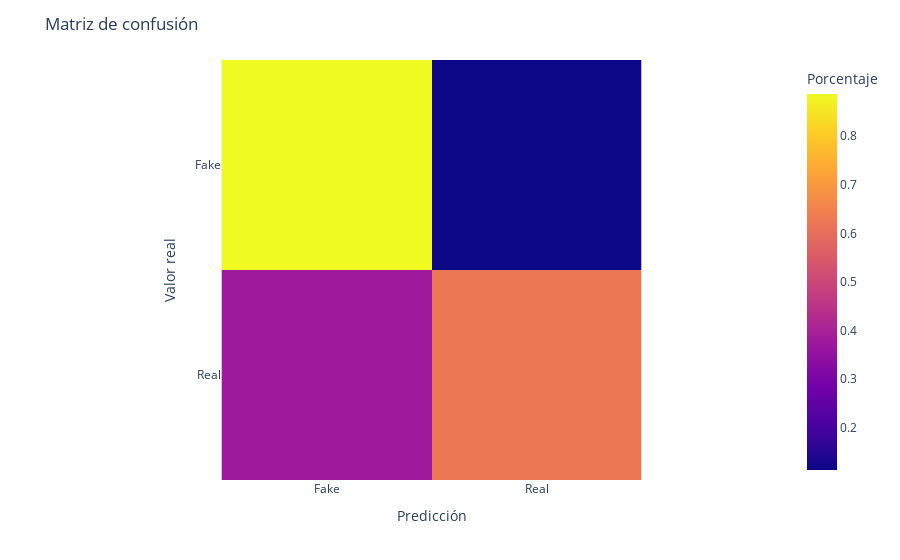
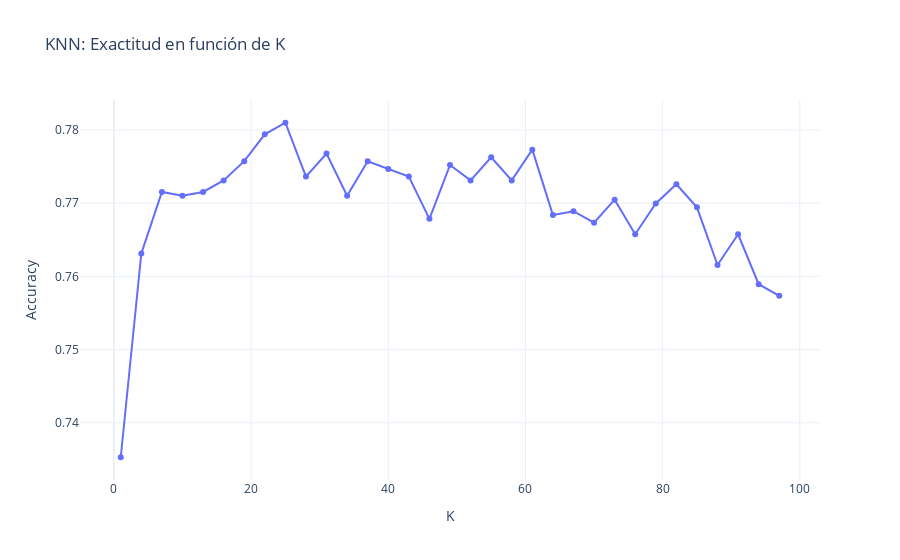

The notebook cell saved with these charts, in order:
### Code cell
train_df = pd.read_csv('data/train_fttd.csv', encoding='utf-8')
test_df = pd.read_csv('data/test_fttd.csv', encoding='utf-8')

X = train_df['text_clean']
y = train_df['target']

#Split
X_train, X_test, y_train, y_test = train_test_split(X, y, test_size = 0.25, random_state = 7506)

# Doc vs Term
count_vect = CountVectorizer()
X_train = count_vect.fit_transform(X_train)
X_test = count_vect.transform(X_test)

# TF-IDF 
tfidf_transformer = TfidfTransformer()
X_train = tfidf_transformer.fit_transform(X_train)
X_test = tfidf_transformer.transform(X_test)

#Train
KNN = KNeighborsClassifier(n_neighbors = 79, metric='minkowski')
KNN.fit(X_train, y_train)

#Métricas
y_pred = KNN.predict(X_test)
mostrar_metricas(y_test, y_pred)


#Buscando un K 'bueno'
k_range = range(1,100, 3)
scores = []


for k in k_range:
    KNN = KNeighborsClassifier(n_neighbors = k, metric='minkowski')
    KNN.fit(X_train, y_train)
    scores.append(KNN.score(X_test, y_test))

#Grafico
fig = go.Figure()
fig.add_trace(go.Scatter(x=list(k_range), y=scores,
                    mode='lines+markers'))
fig.update_layout(title_text='KNN: Exactitud en función de K',
                  xaxis_title='K',
                  yaxis_title='Accuracy',
                  showlegend=False,
                  template="plotly_white")

fig.show()

### Figure 1 — Plotly figure (JSON) as saved in the notebook; plotly's stock layout.template omitted (floating-point values rounded to 4 significant figures)
{"data": [{"coloraxis": "coloraxis", "hovertemplate": "Predicción: %{x}<br>Valor real: %{y}<br>Porcentaje: %{z}<extra></extra>", "type": "heatmap", "x": ["Fake", "Real"], "y": ["Fake", "Real"], "z": [[0.8869, 0.1131], [0.3772, 0.6228]]}], "layout": {"coloraxis": {"colorbar": {"title": {"text": "Porcentaje"}}, "colorscale": [[0, "#0d0887"], [0.1111, "#46039f"], [0.2222, "#7201a8"], [0.3333, "#9c179e"], [0.4444, "#bd3786"], [0.5556, "#d8576b"], [0.6667, "#ed7953"], [0.7778, "#fb9f3a"], [0.8889, "#fdca26"], [1, "#f0f921"]]}, "margin": {"t": 60}, "title": {"text": "Matriz de confusión"}, "xaxis": {"constrain": "domain", "scaleanchor": "y", "title": {"text": "Predicción"}}, "yaxis": {"autorange": "reversed", "constrain": "domain", "title": {"text": "Valor real"}}}}

### Figure 2 — Plotly figure (JSON) as saved in the notebook; plotly's stock layout.template omitted (floating-point values rounded to 4 significant figures)
{"data": [{"mode": "lines+markers", "type": "scatter", "x": [1, 4, 7, 10, 13, 16, 19, 22, 25, 28, 31, 34, 37, 40, 43, 46, 49, 52, 55, 58, 61, 64, 67, 70, 73, 76, 79, 82, 85, 88, 91, 94, 97], "y": [0.7353, 0.7631, 0.7715, 0.771, 0.7715, 0.7731, 0.7757, 0.7794, 0.781, 0.7736, 0.7768, 0.771, 0.7757, 0.7747, 0.7736, 0.7679, 0.7752, 0.7731, 0.7763, 0.7731, 0.7773, 0.7684, 0.7689, 0.7673, 0.7705, 0.7658, 0.77, 0.7726, 0.7694, 0.7616, 0.7658, 0.7589, 0.7574]}], "layout": {"showlegend": false, "title": {"text": "KNN: Exactitud en función de K"}, "xaxis": {"title": {"text": "K"}}, "yaxis": {"title": {"text": "Accuracy"}}}}
